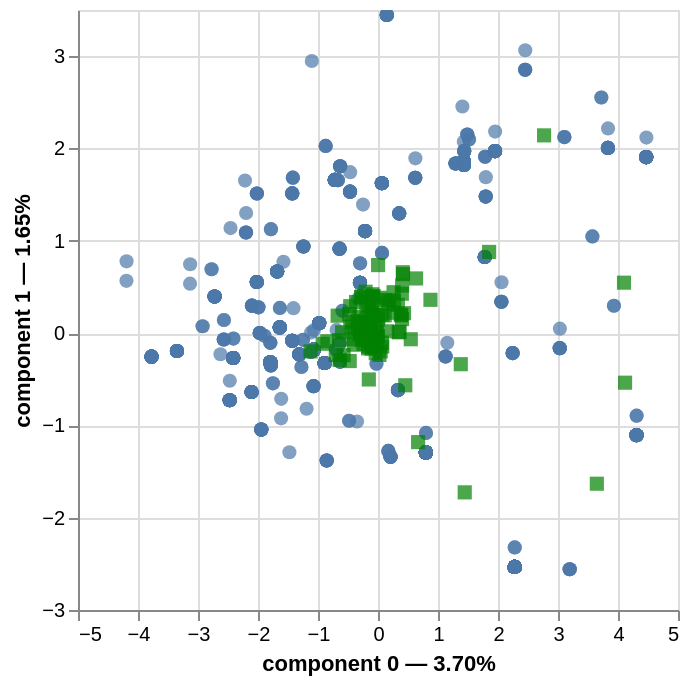

Write notebook code for a chart like this one.
### Markdown cell above
## Visualization

### Code cell
famd.plot(dataset, x_component=0, y_component=1)

### Figure 1 — Vega-Lite specification as saved in the notebook (floating-point values rounded to 4 significant figures; data arrays with more than 128 entries replaced by an {"elided": "..."} marker saying what was removed)
{"config": {"view": {"continuousWidth": 300, "continuousHeight": 300}}, "layer": [{"data": {"name": "data-0b1d4b6e14cffbc779e69f1e751e8ba7"}, "mark": {"type": "circle", "size": 50}, "encoding": {"tooltip": [{"field": "name", "type": "nominal"}, {"field": "component 0", "type": "quantitative"}, {"field": "component 1", "type": "quantitative"}], "x": {"axis": {"title": "component 0 — 3.70%"}, "field": "component 0", "scale": {"zero": false}, "type": "quantitative"}, "y": {"axis": {"title": "component 1 — 1.65%"}, "field": "component 1", "scale": {"zero": false}, "type": "quantitative"}}, "name": "view_6e74453a299738bf_0"}, {"data": {"name": "data-2e7ad66ce180b6d9cadd43e49d643b98"}, "mark": {"type": "square", "color": "green", "size": 50}, "encoding": {"tooltip": [{"field": "variable", "type": "nominal"}], "x": {"field": "component 0", "scale": {"zero": false}, "type": "quantitative"}, "y": {"field": "component 1", "scale": {"zero": false}, "type": "quantitative"}}}], "params": [{"name": "param_1e9efca18e7a2868", "select": {"type": "interval", "encodings": ["x", "y"]}, "bind": "scales", "views": ["view_6e74453a299738bf_0"]}], "$schema": "https://vega.github.io/schema/vega-lite/v6.1.0.json", "datasets": {"data-0b1d4b6e14cffbc779e69f1e751e8ba7": {"elided": "1000 records"}, "data-2e7ad66ce180b6d9cadd43e49d643b98": [{"variable": "alcohol_by_volume", "component 0": 4.118, "component 1": -0.5375, "label": "alcohol_by_volume"}, {"variable": "international_bitterness_units", "component 0": 3.647, "component 1": -1.632, "label": "international_bitterness_units"}, {"variable": "standard_reference_method", "component 0": 2.768, "component 1": 2.142, "label": "standard_reference_method"}, {"variable": "final_gravity", "component 0": 4.1, "component 1": 0.546, "label": "final_gravity"}, {"variable": "is_organic_False", "component 0": -0.0005716, "component 1": -0.03225, "label": "is_organic_False"}, {"variable": "is_organic_True", "component 0": 0.003002, "component 1": 0.1693, "label": "is_organic_True"}, {"variable": "style_Altbier", "component 0": -0.153, "component 1": -0.5025, "label": "style_Altbier"}, {"variable": "style_Amber", "component 0": -0.096, "component 1": 0.2236, "label": "style_Amber"}, {"variable": "style_American Amber Lager", "component 0": -0.2428, "component 1": -0.1176, "label": "style_American Amber Lager"}, {"variable": "style_American Barleywine", "component 0": 1.38, "component 1": -0.3372, "label": "style_American Barleywine"}, {"variable": "style_American Brown", "component 0": -0.07313, "component 1": 0.4021, "label": "style_American Brown"}, {"variable": "style_American Dark Lager", "component 0": -0.09478, "component 1": -0.05286, "label": "style_American Dark Lager"}, {"variable": "style_American IPA", "component 0": 0.6687, "component 1": -1.181, "label": "style_American IPA"}, {"variable": "style_American Imperial Porter", "component 0": 0.3882, "component 1": 0.1928, "label": "style_American Imperial Porter"}, {"variable": "style_American Imperial Stout", "component 0": 1.852, "component 1": 0.8792, "label": "style_American Imperial Stout"}, {"variable": "style_American Lager", "component 0": -0.6727, "component 1": 0.1885, "label": "style_American Lager"}, {"variable": "style_American Light Lager", "component 0": -0.8443, "component 1": -0.0885, "label": "style_American Light Lager"}, {"variable": "style_American Low-Carb Lager", "component 0": -0.4301, "component 1": 0.1198, "label": "style_American Low-Carb Lager"}, {"variable": "style_American Oktoberfest", "component 0": -0.03767, "component 1": -0.2178, "label": "style_American Oktoberfest"}, {"variable": "style_American Pale", "component 0": -0.6484, "component 1": -0.07687, "label": "style_American Pale"}, {"variable": "style_American Pilsener", "component 0": -0.1929, "component 1": 0.02978, "label": "style_American Pilsener"}, {"variable": "style_American Premium Lager", "component 0": -0.4805, "component 1": 0.2054, "label": "style_American Premium Lager"}, {"variable": "style_American Stout", "component 0": 0.6339, "component 1": 0.5919, "label": "style_American Stout"}, {"variable": "style_American Strong Pale", "component 0": -0.01867, "component 1": -0.09195, "label": "style_American Strong Pale"}, {"variable": "style_Austrailian Pale", "component 0": -0.1081, "component 1": -0.1683, "label": "style_Austrailian Pale"}, {"variable": "style_Baltic Porter", "component 0": 0.4026, "component 1": 0.5148, "label": "style_Baltic Porter"}, {"variable": "style_Belgian Blonde", "component 0": -0.3046, "component 1": 0.1762, "label": "style_Belgian Blonde"}, {"variable": "style_Belgian Dark Strong", "component 0": 0.4333, "component 1": 0.2156, "label": "style_Belgian Dark Strong"}, {"variable": "style_Belgian Dubbel", "component 0": 0.06906, "component 1": 0.1991, "label": "style_Belgian Dubbel"}, {"variable": "style_Belgian Pale", "component 0": -0.4111, "component 1": -0.06744, "label": "style_Belgian Pale"}, {"variable": "style_Belgian Pale Strong", "component 0": 0.1526, "component 1": 0.01916, "label": "style_Belgian Pale Strong"}, {"variable": "style_Belgian Quad", "component 0": 0.3459, "component 1": 0.008054, "label": "style_Belgian Quad"}, {"variable": "style_Belgian Table Beer", "component 0": -0.08094, "component 1": 0.1962, "label": "style_Belgian Table Beer"}, {"variable": "style_Belgian Tripel", "component 0": 0.06521, "component 1": -0.1047, "label": "style_Belgian Tripel"}, {"variable": "style_Berlinerweisse", "component 0": -1.124, "component 1": -0.1985, "label": "style_Berlinerweisse"}, {"variable": "style_Bernsteinfarbenesweizen", "component 0": -0.1249, "component 1": 0.05715, "label": "style_Bernsteinfarbenesweizen"}, {"variable": "style_Bitter", "component 0": -0.3653, "component 1": 0.3369, "label": "style_Bitter"}, {"variable": "style_Bière de Garde", "component 0": 0.001825, "component 1": 0.1463, "label": "style_Bière de Garde"}, {"variable": "style_Black Ale", "component 0": 0.3314, "component 1": 0.3053, "label": "style_Black Ale"}, {"variable": "style_Blonde", "component 0": -0.7035, "component 1": -0.2368, "label": "style_Blonde"}, {"variable": "style_Bock", "component 0": 0.266, "component 1": 0.351, "label": "style_Bock"}, {"variable": "style_Bohemian Pilsener", "component 0": -0.131, "component 1": -0.05233, "label": "style_Bohemian Pilsener"}, {"variable": "style_British Barleywine", "component 0": 0.3794, "component 1": 0.2002, "label": "style_British Barleywine"}, {"variable": "style_British Imperial Stout", "component 0": 0.3974, "component 1": 0.4263, "label": "style_British Imperial Stout"}, {"variable": "style_Brown Porter", "component 0": -0.2069, "component 1": 0.4477, "label": "style_Brown Porter"}, {"variable": "style_Chocolate Beer", "component 0": 0.1113, "component 1": 0.1918, "label": "style_Chocolate Beer"}, {"variable": "style_Coffee Beer", "component 0": 0.07126, "component 1": -0.1455, "label": "style_Coffee Beer"}, {"variable": "style_Cream Ale", "component 0": -0.6403, "component 1": -0.2916, "label": "style_Cream Ale"}, {"variable": "style_Doppelbock", "component 0": 0.1195, "component 1": 0.3595, "label": "style_Doppelbock"}, {"variable": "style_Dortmunder", "component 0": -0.1204, "component 1": 0.02405, "label": "style_Dortmunder"}, {"variable": "style_Dry Irish Stout", "component 0": -0.02083, "component 1": 0.01451, "label": "style_Dry Irish Stout"}, {"variable": "style_Dunkelweizen", "component 0": -0.1922, "component 1": 0.2819, "label": "style_Dunkelweizen"}, {"variable": "style_ESB", "component 0": -0.05006, "component 1": 0.06002, "label": "style_ESB"}, {"variable": "style_English Brown", "component 0": -0.2174, "component 1": 0.1172, "label": "style_English Brown"}, {"variable": "style_English Dark Mild", "component 0": -0.1732, "component 1": 0.1062, "label": "style_English Dark Mild"}, {"variable": "style_English IPA", "component 0": 0.02375, "component 1": -0.2366, "label": "style_English IPA"}, {"variable": "style_English Pale", "component 0": -0.3064, "component 1": -0.01087, "label": "style_English Pale"}, {"variable": "style_English Pale Mild", "component 0": -0.2929, "component 1": 0.07013, "label": "style_English Pale Mild"}, {"variable": "style_English Summer Ale", "component 0": -0.341, "component 1": 0.133, "label": "style_English Summer Ale"}, {"variable": "style_Euro Dark", "component 0": -0.09942, "component 1": 0.2455, "label": "style_Euro Dark"}, {"variable": "style_Export Stout", "component 0": 0.2529, "component 1": 0.2201, "label": "style_Export Stout"}, {"variable": "style_Flanders Red", "component 0": -0.09591, "component 1": 0.3899, "label": "style_Flanders Red"}, {"variable": "style_Fruit Beer", "component 0": 0.4175, "component 1": 0.6379, "label": "style_Fruit Beer"}, {"variable": "style_Fruit Wheat Ale", "component 0": -0.3742, "component 1": 0.01568, "label": "style_Fruit Wheat Ale"}, {"variable": "style_German Pilsener", "component 0": -0.4714, "component 1": -0.3033, "label": "style_German Pilsener"}, {"variable": "style_Hefeweizen", "component 0": -0.4631, "component 1": 0.2914, "label": "style_Hefeweizen"}, {"variable": "style_Helles", "component 0": -0.2705, "component 1": -0.07578, "label": "style_Helles"}, {"variable": "style_Imperial IPA", "component 0": 1.445, "component 1": -1.726, "label": "style_Imperial IPA"}, {"variable": "style_Imperial Red", "component 0": 0.4543, "component 1": -0.5657, "label": "style_Imperial Red"}, {"variable": "style_International Pale", "component 0": -0.1666, "component 1": -0.1458, "label": "style_International Pale"}, {"variable": "style_International Pilsener", "component 0": -0.246, "component 1": 0.1242, "label": "style_International Pilsener"}, {"variable": "style_Irish Red", "component 0": -0.2817, "component 1": 0.3894, "label": "style_Irish Red"}, {"variable": "style_Juicy or Hazy IPA", "component 0": 0.04435, "component 1": -0.199, "label": "style_Juicy or Hazy IPA"}, {"variable": "style_Juicy or Hazy Pale Ale", "component 0": -0.08378, "component 1": -0.062, "label": "style_Juicy or Hazy Pale Ale"}, {"variable": "style_Kölsch", "component 0": -0.5719, "component 1": -0.2401, "label": "style_Kölsch"}, {"variable": "style_Leichtbier", "component 0": -0.2982, "component 1": 0.03321, "label": "style_Leichtbier"}, {"variable": "style_Leichtesweizen", "component 0": -0.3348, "component 1": 0.05809, "label": "style_Leichtesweizen"}, {"variable": "style_Leipzig Gose", "component 0": -0.2722, "component 1": 0.3967, "label": "style_Leipzig Gose"}, {"variable": "style_Maibock", "component 0": -0.007837, "component 1": -0.03981, "label": "style_Maibock"}, {"variable": "style_Malt Liquor", "component 0": -0.1881, "component 1": -0.04616, "label": "style_Malt Liquor"}, {"variable": "style_Märzen", "component 0": -0.1526, "component 1": 0.2978, "label": "style_Märzen"}, {"variable": "style_Oatmeal Stout", "component 0": -0.09485, "component 1": 0.4206, "label": "style_Oatmeal Stout"}, {"variable": "style_Oktoberfest", "component 0": -0.1253, "component 1": -0.03003, "label": "style_Oktoberfest"}, {"variable": "style_Old Ale", "component 0": 0.3617, "component 1": 0.01341, "label": "style_Old Ale"}, {"variable": "style_Pumpkin Beer", "component 0": 0.2593, "component 1": 0.4428, "label": "style_Pumpkin Beer"}, {"variable": "style_Robust Porter", "component 0": 0.03101, "component 1": 0.3826, "label": "style_Robust Porter"}, {"variable": "style_Saison", "component 0": -0.4028, "component 1": -0.1265, "label": "style_Saison"}, {"variable": "style_Schwarzbier", "component 0": -0.1189, "component 1": 0.2678, "label": "style_Schwarzbier"}, {"variable": "style_Scotch Ale", "component 0": 0.1826, "component 1": 0.3524, "label": "style_Scotch Ale"}, {"variable": "style_Scottish Heavy", "component 0": -0.1861, "component 1": 0.1133, "label": "style_Scottish Heavy"}, {"variable": "style_Scottish Light", "component 0": -0.1662, "component 1": 0.09589, "label": "style_Scottish Light"}, {"variable": "style_Session", "component 0": -0.4617, "component 1": 0.06756, "label": "style_Session"}, {"variable": "style_Smoke Porter", "component 0": -0.02925, "component 1": 0.01034, "label": "style_Smoke Porter"}, {"variable": "style_Special Bitter", "component 0": -0.1659, "component 1": -0.1658, "label": "style_Special Bitter"}, {"variable": "style_Spice Beer", "component 0": 0.4133, "component 1": 0.6594, "label": "style_Spice Beer"}, {"variable": "style_Stout", "component 0": 0.8744, "component 1": 0.3604, "label": "style_Stout"}, {"variable": "style_Strong Ale", "component 0": 0.546, "component 1": -0.0667, "label": "style_Strong Ale"}, {"variable": "style_Sweet Stout", "component 0": 0.001818, "component 1": 0.7365, "label": "style_Sweet Stout"}, {"variable": "style_Vienna Lager", "component 0": -0.09917, "component 1": -0.1483, "label": "style_Vienna Lager"}, {"variable": "style_Weizenbock", "component 0": 0.1546, "component 1": 0.3183, "label": "style_Weizenbock"}, {"variable": "style_Wheat Ale", "component 0": -0.5992, "component 1": 0.008581, "label": "style_Wheat Ale"}, {"variable": "style_Wheatwine", "component 0": 0.401, "component 1": 0.1518, "label": "style_Wheatwine"}, {"variable": "style_Witbier", "component 0": -0.9231, "component 1": -0.1159, "label": "style_Witbier"}]}}
